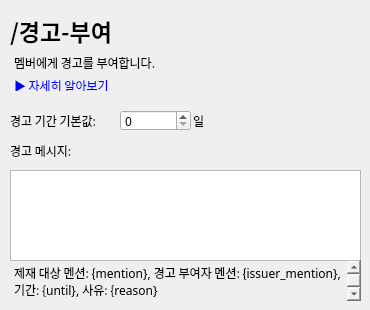
   <widget class="QWidget" name="addWarn">
    <widget class="QLabel" name="addWarnTitleLabel">
     <property name="geometry">
      <rect>
       <x>10</x>
       <y>10</y>
       <width>201</width>
       <height>41</height>
      </rect>
     </property>
     <property name="font">
      <font>
       <family>맑은 고딕</family>
       <pointsize>17</pointsize>
       <weight>75</weight>
       <bold>true</bold>
      </font>
     </property>
     <property name="text">
      <string>/경고-부여</string>
     </property>
    </widget>
    <widget class="QTextBrowser" name="addWarnDescriptionTextBrowser">
     <property name="geometry">
      <rect>
       <x>10</x>
       <y>50</y>
       <width>251</width>
       <height>41</height>
      </rect>
     </property>
     <property name="font">
      <font>
       <family>맑은 고딕</family>
      </font>
     </property>
     <property name="styleSheet">
      <string notr="true">background: transparent; border: none;</string>
     </property>
     <property name="verticalScrollBarPolicy">
      <enum>Qt::ScrollBarAlwaysOff</enum>
     </property>
     <property name="horizontalScrollBarPolicy">
      <enum>Qt::ScrollBarAlwaysOff</enum>
     </property>
     <property name="html">
      <string>&lt;!DOCTYPE HTML PUBLIC &quot;-//W3C//DTD HTML 4.0//EN&quot; &quot;http://www.w3.org/TR/REC-html40/strict.dtd&quot;&gt;
&lt;html&gt;&lt;head&gt;&lt;meta name=&quot;qrichtext&quot; content=&quot;1&quot; /&gt;&lt;style type=&quot;text/css&quot;&gt;
p, li { white-space: pre-wrap; }
&lt;/style&gt;&lt;/head&gt;&lt;body style=&quot; font-family:'맑은 고딕','맑은 고딕'; font-size:9pt; font-weight:400; font-style:normal;&quot;&gt;
&lt;p style=&quot; margin-top:0px; margin-bottom:5px; margin-left:0px; margin-right:0px; -qt-block-indent:0; text-indent:0px;&quot;&gt;멤버에게 경고를 부여합니다.&lt;/p&gt;
&lt;p style=&quot; margin-top:0px; margin-bottom:5px; margin-left:0px; margin-right:0px; -qt-block-indent:0; text-indent:0px;&quot;&gt;&lt;a href=&quot;https://github.com/pandamgay/gui_discord_bot/blob/main/commands.md#2&quot;&gt;&lt;span style=&quot; text-decoration: underline; color:#0000ff;&quot;&gt;▶ 자세히 알아보기&lt;/span&gt;&lt;/a&gt;&lt;/p&gt;&lt;/body&gt;&lt;/html&gt;</string>
     </property>
    </widget>
    <widget class="QLabel" name="defaultUntilLabel">
     <property name="geometry">
      <rect>
       <x>10</x>
       <y>110</y>
       <width>101</width>
       <height>21</height>
      </rect>
     </property>
     <property name="font">
      <font>
       <family>맑은 고딕</family>
      </font>
     </property>
     <property name="text">
      <string>경고 기간 기본값:</string>
     </property>
     <property name="alignment">
      <set>Qt::AlignLeading|Qt::AlignLeft|Qt::AlignVCenter</set>
     </property>
    </widget>
    <widget class="QSpinBox" name="defaultUntilSpinBox">
     <property name="geometry">
      <rect>
       <x>120</x>
       <y>110</y>
       <width>71</width>
       <height>21</height>
      </rect>
     </property>
     <property name="font">
      <font>
       <family>맑은 고딕</family>
      </font>
     </property>
     <property name="maximum">
      <number>2147483647</number>
     </property>
    </widget>
    <widget class="QLabel" name="warnMessageTemplateLabel">
     <property name="geometry">
      <rect>
       <x>10</x>
       <y>140</y>
       <width>71</width>
       <height>21</height>
      </rect>
     </property>
     <property name="font">
      <font>
       <family>맑은 고딕</family>
      </font>
     </property>
     <property name="text">
      <string>경고 메시지:</string>
     </property>
     <property name="alignment">
      <set>Qt::AlignLeading|Qt::AlignLeft|Qt::AlignVCenter</set>
     </property>
    </widget>
    <widget class="QTextEdit" name="warnMessageTemplateTextEdit">
     <property name="geometry">
      <rect>
       <x>10</x>
       <y>170</y>
       <width>351</width>
       <height>91</height>
      </rect>
     </property>
    </widget>
    <widget class="QTextBrowser" name="warnMessageTemplateTextBrowser">
     <property name="geometry">
      <rect>
       <x>10</x>
       <y>260</y>
       <width>351</width>
       <height>41</height>
      </rect>
     </property>
     <property name="font">
      <font>
       <family>궁서</family>
      </font>
     </property>
     <property name="styleSheet">
      <string notr="true">background: transparent; border: none;</string>
     </property>
     <property name="html">
      <string>&lt;!DOCTYPE HTML PUBLIC &quot;-//W3C//DTD HTML 4.0//EN&quot; &quot;http://www.w3.org/TR/REC-html40/strict.dtd&quot;&gt;
&lt;html&gt;&lt;head&gt;&lt;meta name=&quot;qrichtext&quot; content=&quot;1&quot; /&gt;&lt;style type=&quot;text/css&quot;&gt;
p, li { white-space: pre-wrap; }
&lt;/style&gt;&lt;/head&gt;&lt;body style=&quot; font-family:'궁서','맑은 고딕'; font-size:9pt; font-weight:400; font-style:normal;&quot;&gt;
&lt;p style=&quot; margin-top:0px; margin-bottom:0px; margin-left:0px; margin-right:0px; -qt-block-indent:0; text-indent:0px;&quot;&gt;&lt;span style=&quot; font-family:'맑은 고딕';&quot;&gt;제재 대상 멘션: {mention}, 경고 부여자 멘션: {issuer_mention},&lt;br /&gt;기간: {until}, 사유: {reason}&lt;/span&gt;&lt;/p&gt;&lt;/body&gt;&lt;/html&gt;</string>
     </property>
    </widget>
    <widget class="QLabel" name="defaultUntilLabel_3">
     <property name="geometry">
      <rect>
       <x>193</x>
       <y>110</y>
       <width>101</width>
       <height>21</height>
      </rect>
     </property>
     <property name="font">
      <font>
       <family>맑은 고딕</family>
      </font>
     </property>
     <property name="text">
      <string>일</string>
     </property>
     <property name="alignment">
      <set>Qt::AlignLeading|Qt::AlignLeft|Qt::AlignVCenter</set>
     </property>
    </widget>
   </widget>
